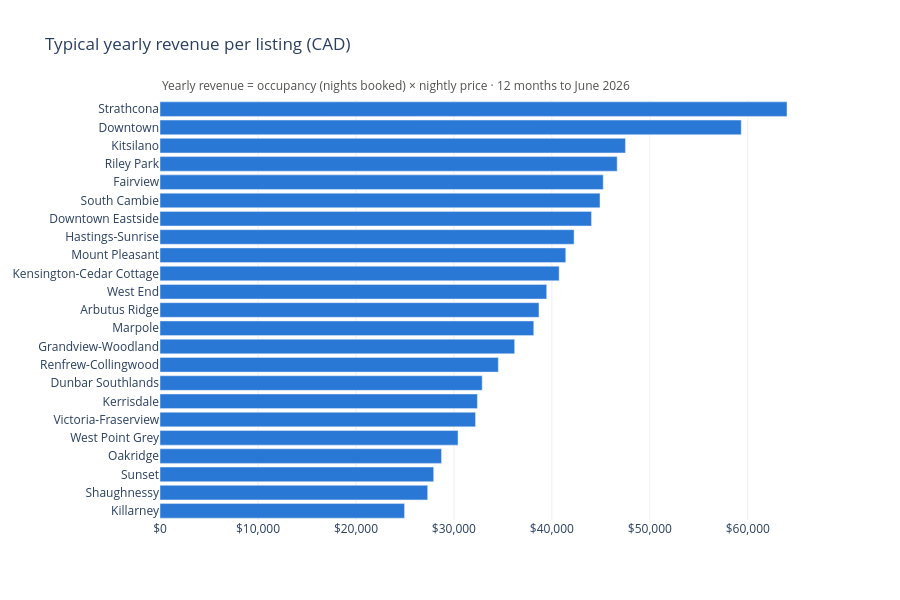
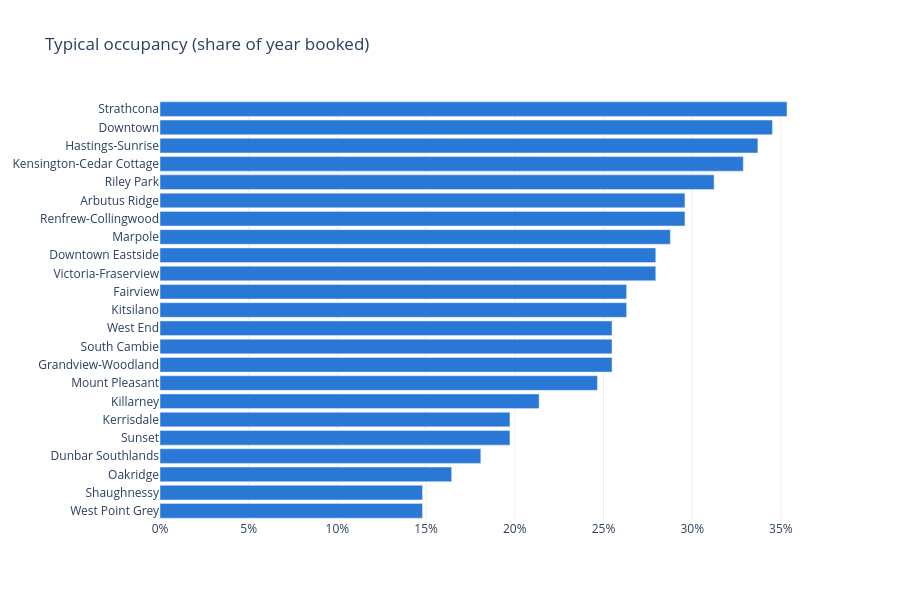
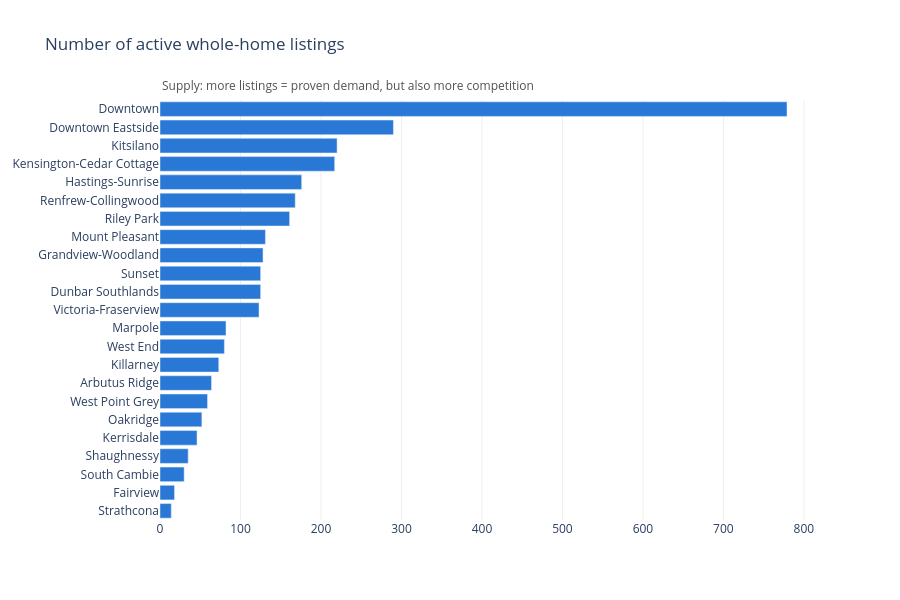

Source (notebook cell) for these figures, in order:
### Code cell
def bar(col, title, fmt, note=""):
    h = hood.sort_values(col)
    fig = px.bar(h, x=col, y="neighbourhood_cleansed", orientation="h", title=title,
                 custom_data=["price", "listings"], color_discrete_sequence=["#2a78d6"])
    fig.update_traces(hovertemplate="<b>%{y}</b><br>" + title.split(" (")[0] + ": %{x:" + fmt + "}"
                      "<br>Typical nightly price: $%{customdata[0]:,.0f}<br>Listings: %{customdata[1]}<extra></extra>")
    if note:
        fig.add_annotation(text=note, xref="paper", yref="paper", x=0, y=1.06, showarrow=False,
                           xanchor="left", font=dict(size=12, color="#52514e"))
    fig.update_layout(height=600, yaxis_title=None, xaxis_title=None, plot_bgcolor="white")
    fig.update_xaxes(showgrid=True, gridcolor="#eee", tickformat=fmt)
    fig.show()

bar("revenue", "Typical yearly revenue per listing (CAD)", "$,.0f",
    note="Yearly revenue = occupancy (nights booked) × nightly price · 12 months to June 2026")
bar("occupancy", "Typical occupancy (share of year booked)", ".0%")
bar("listings", "Number of active whole-home listings", ",d",
    note="Supply: more listings = proven demand, but also more competition")

### Figure 1 — Plotly figure (JSON) as saved in the notebook; plotly's stock layout.template omitted (floating-point values rounded to 4 significant figures)
{"data": [{"customdata": [[319.5, 73.0], [464.3, 35.0], [309.0, 125.0], [447.3, 52.0], [428.0, 59.0], [332.7, 123.0], [400.0, 46.0], [385.7, 125.0], [308.2, 168.0], [350.9, 128.0], [361.2, 82.0], [400.0, 64.0], [442.5, 80.0], [350.0, 217.0], [383.1, 131.0], [312.9, 176.0], [401.2, 290.0], [445.3, 30.0], [435.8, 18.0], [402.5, 161.0], [504.8, 220.0], [466.0, 779.0], [406.5, 14.0]], "hovertemplate": "<b>%{y}</b><br>Typical yearly revenue per listing: %{x:$,.0f}<br>Typical nightly price: $%{customdata[0]:,.0f}<br>Listings: %{customdata[1]}<extra></extra>", "legendgroup": "", "marker": {"color": "#2a78d6", "pattern": {"shape": ""}}, "name": "", "orientation": "h", "showlegend": false, "textposition": "auto", "type": "bar", "x": [24960.0, 27320.0, 27940.0, 28740.0, 30420.0, 32210.0, 32400.0, 32890.0, 34530.0, 36200.0, 38150.0, 38680.0, 39470.0, 40740.0, 41420.0, 42270.0, 44040.0, 44910.0, 45240.0, 46660.0, 47510.0, 59330.0, 64000.0], "xaxis": "x", "y": ["Killarney", "Shaughnessy", "Sunset", "Oakridge", "West Point Grey", "Victoria-Fraserview", "Kerrisdale", "Dunbar Southlands", "Renfrew-Collingwood", "Grandview-Woodland", "Marpole", "Arbutus Ridge", "West End", "Kensington-Cedar Cottage", "Mount Pleasant", "Hastings-Sunrise", "Downtown Eastside", "South Cambie", "Fairview", "Riley Park", "Kitsilano", "Downtown", "Strathcona"], "yaxis": "y"}], "layout": {"annotations": [{"font": {"color": "#52514e", "size": 12}, "showarrow": false, "text": "Yearly revenue = occupancy (nights booked) × nightly price · 12 months to June 2026", "x": 0, "xanchor": "left", "xref": "paper", "y": 1.06, "yref": "paper"}], "barmode": "relative", "height": 600, "legend": {"tracegroupgap": 0}, "plot_bgcolor": "white", "title": {"text": "Typical yearly revenue per listing (CAD)"}, "xaxis": {"anchor": "y", "domain": [0, 1], "gridcolor": "#eee", "showgrid": true, "tickformat": "$,.0f", "title": {}}, "yaxis": {"anchor": "x", "domain": [0, 1], "title": {}}}}

### Figure 2 — Plotly figure (JSON) as saved in the notebook; plotly's stock layout.template omitted (floating-point values rounded to 4 significant figures)
{"data": [{"customdata": [[428.0, 59.0], [464.3, 35.0], [447.3, 52.0], [385.7, 125.0], [309.0, 125.0], [400.0, 46.0], [319.5, 73.0], [383.1, 131.0], [350.9, 128.0], [445.3, 30.0], [442.5, 80.0], [504.8, 220.0], [435.8, 18.0], [332.7, 123.0], [401.2, 290.0], [361.2, 82.0], [308.2, 168.0], [400.0, 64.0], [402.5, 161.0], [350.0, 217.0], [312.9, 176.0], [466.0, 779.0], [406.5, 14.0]], "hovertemplate": "<b>%{y}</b><br>Typical occupancy: %{x:.0%}<br>Typical nightly price: $%{customdata[0]:,.0f}<br>Listings: %{customdata[1]}<extra></extra>", "legendgroup": "", "marker": {"color": "#2a78d6", "pattern": {"shape": ""}}, "name": "", "orientation": "h", "showlegend": false, "textposition": "auto", "type": "bar", "x": [0.1479, 0.1479, 0.1644, 0.1808, 0.1973, 0.1973, 0.2137, 0.2466, 0.2548, 0.2548, 0.2548, 0.263, 0.263, 0.2795, 0.2795, 0.2877, 0.2959, 0.2959, 0.3123, 0.3288, 0.337, 0.3452, 0.3534], "xaxis": "x", "y": ["West Point Grey", "Shaughnessy", "Oakridge", "Dunbar Southlands", "Sunset", "Kerrisdale", "Killarney", "Mount Pleasant", "Grandview-Woodland", "South Cambie", "West End", "Kitsilano", "Fairview", "Victoria-Fraserview", "Downtown Eastside", "Marpole", "Renfrew-Collingwood", "Arbutus Ridge", "Riley Park", "Kensington-Cedar Cottage", "Hastings-Sunrise", "Downtown", "Strathcona"], "yaxis": "y"}], "layout": {"barmode": "relative", "height": 600, "legend": {"tracegroupgap": 0}, "plot_bgcolor": "white", "title": {"text": "Typical occupancy (share of year booked)"}, "xaxis": {"anchor": "y", "domain": [0, 1], "gridcolor": "#eee", "showgrid": true, "tickformat": ".0%", "title": {}}, "yaxis": {"anchor": "x", "domain": [0, 1], "title": {}}}}

### Figure 3 — Plotly figure (JSON) as saved in the notebook; plotly's stock layout.template omitted (floating-point values rounded to 4 significant figures)
{"data": [{"customdata": [[406.5, 14.0], [435.8, 18.0], [445.3, 30.0], [464.3, 35.0], [400.0, 46.0], [447.3, 52.0], [428.0, 59.0], [400.0, 64.0], [319.5, 73.0], [442.5, 80.0], [361.2, 82.0], [332.7, 123.0], [385.7, 125.0], [309.0, 125.0], [350.9, 128.0], [383.1, 131.0], [402.5, 161.0], [308.2, 168.0], [312.9, 176.0], [350.0, 217.0], [504.8, 220.0], [401.2, 290.0], [466.0, 779.0]], "hovertemplate": "<b>%{y}</b><br>Number of active whole-home listings: %{x:,d}<br>Typical nightly price: $%{customdata[0]:,.0f}<br>Listings: %{customdata[1]}<extra></extra>", "legendgroup": "", "marker": {"color": "#2a78d6", "pattern": {"shape": ""}}, "name": "", "orientation": "h", "showlegend": false, "textposition": "auto", "type": "bar", "x": [14, 18, 30, 35, 46, 52, 59, 64, 73, 80, 82, 123, 125, 125, 128, 131, 161, 168, 176, 217, 220, 290, 779], "xaxis": "x", "y": ["Strathcona", "Fairview", "South Cambie", "Shaughnessy", "Kerrisdale", "Oakridge", "West Point Grey", "Arbutus Ridge", "Killarney", "West End", "Marpole", "Victoria-Fraserview", "Dunbar Southlands", "Sunset", "Grandview-Woodland", "Mount Pleasant", "Riley Park", "Renfrew-Collingwood", "Hastings-Sunrise", "Kensington-Cedar Cottage", "Kitsilano", "Downtown Eastside", "Downtown"], "yaxis": "y"}], "layout": {"annotations": [{"font": {"color": "#52514e", "size": 12}, "showarrow": false, "text": "Supply: more listings = proven demand, but also more competition", "x": 0, "xanchor": "left", "xref": "paper", "y": 1.06, "yref": "paper"}], "barmode": "relative", "height": 600, "legend": {"tracegroupgap": 0}, "plot_bgcolor": "white", "title": {"text": "Number of active whole-home listings"}, "xaxis": {"anchor": "y", "domain": [0, 1], "gridcolor": "#eee", "showgrid": true, "tickformat": ",d", "title": {}}, "yaxis": {"anchor": "x", "domain": [0, 1], "title": {}}}}
